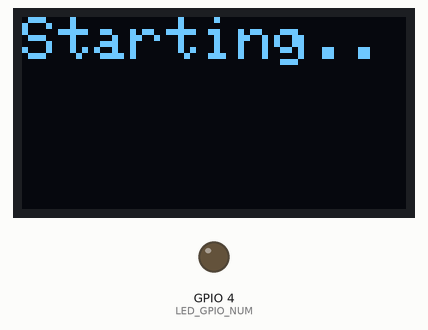
Recording of a sketch running on a simulated ESP32. Shown: 128×64 one-colour display, output pins drawn as LEDs (lit = HIGH). WiFi joins after 1.5 s; servers stay silent unless stated; uploads are accepted with an empty reply; the camera gives no picture; what the sketch prints to the serial monitor is not drawn.

Above: at 0.1 s.
At 2.0 s:
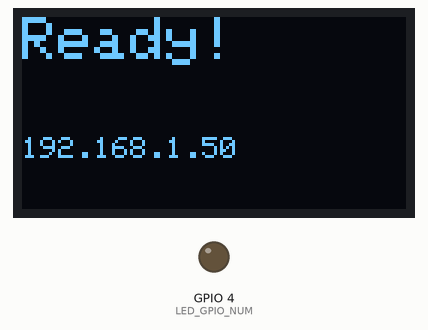

The sketch:

AI_Currency_Detection.ino
```cpp
#include "esp_camera.h"
#include <WiFi.h>
#include <HTTPClient.h>
#include <Wire.h>
#include <Adafruit_GFX.h>
#include <Adafruit_SSD1306.h>
#include "board_config.h"

// ================= WIFI =================
const char* ssid     = "moto";
const char* password = "00000000";

// ================= SERVER =================
const char* server = "http://10.166.121.244:5000/detect";

// ================= OLED =================
#define SCREEN_WIDTH  128
#define SCREEN_HEIGHT 64
Adafruit_SSD1306 display(SCREEN_WIDTH, SCREEN_HEIGHT, &Wire, -1);

// ================= GLOBALS =================
HTTPClient http;          // persistent across frames — avoids TCP reconnect overhead
bool       httpReady = false;
String     lastResult = "";
uint32_t   frameCount = 0;
uint32_t   lastFpsTime = 0;

// ================= OLED HELPER =================
void showOLED(const String& line1, const String& line2 = "") {
  display.clearDisplay();
  display.setCursor(0, 0);
  display.setTextSize(2);
  display.println(line1);
  if (line2.length()) {
    display.setTextSize(1);
    display.setCursor(0, 40);
    display.println(line2);
  }
  display.display();
}

// ================= SEND IMAGE =================
void sendImage() {
  // --- Flush stale frame from buffer so we get the freshest one ---
  camera_fb_t* stale = esp_camera_fb_get();
  if (stale) esp_camera_fb_return(stale);

  // --- Capture fresh frame (no flash delay needed in lit environments) ---
  camera_fb_t* fb = esp_camera_fb_get();
  if (!fb) {
    Serial.println("[ERR] Capture failed");
    showOLED("CAP ERR");
    return;
  }

  Serial.printf("[INFO] Frame size: %u bytes\n", fb->len);

  // --- Reuse persistent HTTP connection ---
  if (!httpReady || !http.connected()) {
    http.end();  // clean slate if stale
    http.begin(server);
    http.addHeader("Content-Type", "image/jpeg");
    http.setTimeout(5000);   // tight timeout — fail fast, retry next frame
    http.setReuse(true);
    httpReady = true;
    Serial.println("[INFO] HTTP reconnected");
  }

  int code = http.POST(fb->buf, fb->len);

  // Release camera buffer IMMEDIATELY after POST — don't hold it during response parsing
  esp_camera_fb_return(fb);

  if (code == 200) {
    String result = http.getString();
    result.trim();

    Serial.printf("[DET] %s\n", result.c_str());

    frameCount++;
    uint32_t now = millis();
    float fps = 0;
    if (now - lastFpsTime >= 1000) {
      fps = frameCount * 1000.0f / (now - lastFpsTime);
      frameCount = 0;
      lastFpsTime = now;
    }

    // Only redraw OLED if result changed — saves ~5ms I2C write per frame
    if (result != lastResult) {
      char fpsStr[16];
      snprintf(fpsStr, sizeof(fpsStr), "FPS:%.1f", fps);
      showOLED(result, String(fpsStr));
      lastResult = result;
    }

  } else {
    Serial.printf("[ERR] HTTP %d\n", code);
    showOLED("HTTP ERR", String(code));
    // Force reconnect next frame
    http.end();
    httpReady = false;
  }
}

// ================= SETUP =================
void setup() {
  Serial.begin(115200);
  Serial.println("\n=== BOOT ===");

  // --- OLED ---
  Wire.begin(13, 14);
  if (!display.begin(SSD1306_SWITCHCAPVCC, 0x3C)) {
    Serial.println("[ERR] OLED init failed");
    while (1);
  }
  display.setTextColor(WHITE);
  showOLED("Starting..");

  // --- Camera config ---
  camera_config_t config;
  config.ledc_channel = LEDC_CHANNEL_0;
  config.ledc_timer   = LEDC_TIMER_0;
  config.pin_d0       = Y2_GPIO_NUM;
  config.pin_d1       = Y3_GPIO_NUM;
  config.pin_d2       = Y4_GPIO_NUM;
  config.pin_d3       = Y5_GPIO_NUM;
  config.pin_d4       = Y6_GPIO_NUM;
  config.pin_d5       = Y7_GPIO_NUM;
  config.pin_d6       = Y8_GPIO_NUM;
  config.pin_d7       = Y9_GPIO_NUM;
  config.pin_xclk     = XCLK_GPIO_NUM;
  config.pin_pclk     = PCLK_GPIO_NUM;
  config.pin_vsync    = VSYNC_GPIO_NUM;
  config.pin_href     = HREF_GPIO_NUM;
  config.pin_sccb_sda = SIOD_GPIO_NUM;
  config.pin_sccb_scl = SIOC_GPIO_NUM;
  config.pin_pwdn     = PWDN_GPIO_NUM;
  config.pin_reset    = RESET_GPIO_NUM;

  config.xclk_freq_hz = 20000000;
  config.pixel_format = PIXFORMAT_JPEG;

  // QQVGA (160x120) — YOLO resizes to 320 anyway, half the WiFi payload
  config.frame_size   = FRAMESIZE_QQVGA;
  config.jpeg_quality = 12;   // 10–15 sweet spot: small size, acceptable quality

  if (psramFound()) {
    config.fb_location = CAMERA_FB_IN_PSRAM;
    config.fb_count    = 2;   // double buffer: one capturing while one is in flight
    Serial.println("[INFO] PSRAM found, using 2 frame buffers");
  } else {
    config.fb_location = CAMERA_FB_IN_DRAM;
    config.fb_count    = 1;
    Serial.println("[WARN] No PSRAM — single buffer mode");
  }

  if (esp_camera_init(&config) != ESP_OK) {
    Serial.println("[ERR] Camera init failed");
    showOLED("CAM FAIL");
    while (1);
  }

  // Lock sensor settings so they don't drift frame-to-frame
  sensor_t* s = esp_camera_sensor_get();
  s->set_framesize(s, FRAMESIZE_QQVGA);
  s->set_quality(s, 12);
  s->set_whitebal(s, 1);       // auto white balance on
  s->set_awb_gain(s, 1);
  s->set_exposure_ctrl(s, 1);  // auto exposure on
  s->set_aec2(s, 1);           // improved AEC
  s->set_gainceiling(s, (gainceiling_t)2);

  // Flash pin
  pinMode(LED_GPIO_NUM, OUTPUT);
  digitalWrite(LED_GPIO_NUM, LOW);

  // --- WiFi ---
  WiFi.begin(ssid, password);
  WiFi.setSleep(false);         // disable modem sleep — keeps latency low
  WiFi.setTxPower(WIFI_POWER_19_5dBm);  // max TX power for stability

  showOLED("WiFi...");
  while (WiFi.status() != WL_CONNECTED) {
    delay(300);
    Serial.print(".");
  }
  Serial.printf("\n[INFO] WiFi connected: %s\n", WiFi.localIP().toString().c_str());
  showOLED("Ready!", WiFi.localIP().toString());
  delay(800);

  lastFpsTime = millis();
}

// ================= LOOP =================
void loop() {
  // Reconnect WiFi if dropped
  if (WiFi.status() != WL_CONNECTED) {
    Serial.println("[WARN] WiFi lost, reconnecting...");
    showOLED("WiFi lost");
    WiFi.reconnect();
    uint32_t t = millis();
    while (WiFi.status() != WL_CONNECTED && millis() - t < 8000) delay(300);
    if (WiFi.status() != WL_CONNECTED) {
      Serial.println("[ERR] WiFi reconnect failed");
      return;
    }
    Serial.println("[INFO] WiFi restored");
    httpReady = false;  // force HTTP reconnect too
  }

  sendImage();
  // NO delay() — HTTP round-trip is the natural throttle
}
```

board_config.h
```cpp
#ifndef BOARD_CONFIG_H
#define BOARD_CONFIG_H

//
// WARNING!!! PSRAM IC required for UXGA resolution and high JPEG quality
//            Ensure ESP32 Wrover Module or other board with PSRAM is selected
//            Partial images will be transmitted if image exceeds buffer size
//
//            You must select partition scheme from the board menu that has at least 3MB APP space.

// ===================
// Select camera model
// ===================
//#define CAMERA_MODEL_WROVER_KIT // Has PSRAM
// #define CAMERA_MODEL_ESP_EYE  // Has PSRAM
//#define CAMERA_MODEL_ESP32S3_EYE // Has PSRAM
//#define CAMERA_MODEL_M5STACK_PSRAM // Has PSRAM
//#define CAMERA_MODEL_M5STACK_V2_PSRAM // M5Camera version B Has PSRAM
//#define CAMERA_MODEL_M5STACK_WIDE // Has PSRAM
//#define CAMERA_MODEL_M5STACK_ESP32CAM // No PSRAM
//#define CAMERA_MODEL_M5STACK_UNITCAM // No PSRAM
//#define CAMERA_MODEL_M5STACK_CAMS3_UNIT  // Has PSRAM
#define CAMERA_MODEL_AI_THINKER // Has PSRAM
//#define CAMERA_MODEL_TTGO_T_JOURNAL // No PSRAM
//#define CAMERA_MODEL_XIAO_ESP32S3 // Has PSRAM
// ** Espressif Internal Boards **
//#define CAMERA_MODEL_ESP32_CAM_BOARD
//#define CAMERA_MODEL_ESP32S2_CAM_BOARD
//#define CAMERA_MODEL_ESP32S3_CAM_LCD
//#define CAMERA_MODEL_DFRobot_FireBeetle2_ESP32S3 // Has PSRAM
//#define CAMERA_MODEL_DFRobot_Romeo_ESP32S3 // Has PSRAM
#include "camera_pins.h"

#endif  // BOARD_CONFIG_H
```

camera_pins.h
```cpp
#if defined(CAMERA_MODEL_WROVER_KIT)
#define PWDN_GPIO_NUM  -1
#define RESET_GPIO_NUM -1
#define XCLK_GPIO_NUM  21
#define SIOD_GPIO_NUM  26
#define SIOC_GPIO_NUM  27

#define Y9_GPIO_NUM    35
#define Y8_GPIO_NUM    34
#define Y7_GPIO_NUM    39
#define Y6_GPIO_NUM    36
#define Y5_GPIO_NUM    19
#define Y4_GPIO_NUM    18
#define Y3_GPIO_NUM    5
#define Y2_GPIO_NUM    4
#define VSYNC_GPIO_NUM 25
#define HREF_GPIO_NUM  23
#define PCLK_GPIO_NUM  22

#elif defined(CAMERA_MODEL_ESP_EYE)
#define PWDN_GPIO_NUM  -1
#define RESET_GPIO_NUM -1
#define XCLK_GPIO_NUM  4
#define SIOD_GPIO_NUM  18
#define SIOC_GPIO_NUM  23

#define Y9_GPIO_NUM    36
#define Y8_GPIO_NUM    37
#define Y7_GPIO_NUM    38
#define Y6_GPIO_NUM    39
#define Y5_GPIO_NUM    35
#define Y4_GPIO_NUM    14
#define Y3_GPIO_NUM    13
#define Y2_GPIO_NUM    34
#define VSYNC_GPIO_NUM 5
#define HREF_GPIO_NUM  27
#define PCLK_GPIO_NUM  25

#define LED_GPIO_NUM 22

#elif defined(CAMERA_MODEL_M5STACK_PSRAM)
#define PWDN_GPIO_NUM  -1
#define RESET_GPIO_NUM 15
#define XCLK_GPIO_NUM  27
#define SIOD_GPIO_NUM  25
#define SIOC_GPIO_NUM  23

#define Y9_GPIO_NUM    19
#define Y8_GPIO_NUM    36
#define Y7_GPIO_NUM    18
#define Y6_GPIO_NUM    39
#define Y5_GPIO_NUM    5
#define Y4_GPIO_NUM    34
#define Y3_GPIO_NUM    35
#define Y2_GPIO_NUM    32
#define VSYNC_GPIO_NUM 22
#define HREF_GPIO_NUM  26
#define PCLK_GPIO_NUM  21

#elif defined(CAMERA_MODEL_M5STACK_V2_PSRAM)
#define PWDN_GPIO_NUM  -1
#define RESET_GPIO_NUM 15
#define XCLK_GPIO_NUM  27
#define SIOD_GPIO_NUM  22
#define SIOC_GPIO_NUM  23

#define Y9_GPIO_NUM    19
#define Y8_GPIO_NUM    36
#define Y7_GPIO_NUM    18
#define Y6_GPIO_NUM    39
#define Y5_GPIO_NUM    5
#define Y4_GPIO_NUM    34
#define Y3_GPIO_NUM    35
#define Y2_GPIO_NUM    32
#define VSYNC_GPIO_NUM 25
#define HREF_GPIO_NUM  26
#define PCLK_GPIO_NUM  21

#elif defined(CAMERA_MODEL_M5STACK_WIDE)
#define PWDN_GPIO_NUM  -1
#define RESET_GPIO_NUM 15
#define XCLK_GPIO_NUM  27
#define SIOD_GPIO_NUM  22
#define SIOC_GPIO_NUM  23

#define Y9_GPIO_NUM    19
#define Y8_GPIO_NUM    36
#define Y7_GPIO_NUM    18
#define Y6_GPIO_NUM    39
#define Y5_GPIO_NUM    5
#define Y4_GPIO_NUM    34
#define Y3_GPIO_NUM    35
#define Y2_GPIO_NUM    32
#define VSYNC_GPIO_NUM 25
#define HREF_GPIO_NUM  26
#define PCLK_GPIO_NUM  21

#define LED_GPIO_NUM 2

#elif defined(CAMERA_MODEL_M5STACK_ESP32CAM)
#define PWDN_GPIO_NUM  -1
#define RESET_GPIO_NUM 15
#define XCLK_GPIO_NUM  27
#define SIOD_GPIO_NUM  25
#define SIOC_GPIO_NUM  23

#define Y9_GPIO_NUM    19
#define Y8_GPIO_NUM    36
#define Y7_GPIO_NUM    18
#define Y6_GPIO_NUM    39
#define Y5_GPIO_NUM    5
#define Y4_GPIO_NUM    34
#define Y3_GPIO_NUM    35
#define Y2_GPIO_NUM    17
#define VSYNC_GPIO_NUM 22
#define HREF_GPIO_NUM  26
#define PCLK_GPIO_NUM  21

#elif defined(CAMERA_MODEL_M5STACK_UNITCAM)
#define PWDN_GPIO_NUM  -1
#define RESET_GPIO_NUM 15
#define XCLK_GPIO_NUM  27
#define SIOD_GPIO_NUM  25
#define SIOC_GPIO_NUM  23

#define Y9_GPIO_NUM    19
#define Y8_GPIO_NUM    36
#define Y7_GPIO_NUM    18
#define Y6_GPIO_NUM    39
#define Y5_GPIO_NUM    5
#define Y4_GPIO_NUM    34
#define Y3_GPIO_NUM    35
#define Y2_GPIO_NUM    32
#define VSYNC_GPIO_NUM 22
#define HREF_GPIO_NUM  26
#define PCLK_GPIO_NUM  21

#elif defined(CAMERA_MODEL_M5STACK_CAMS3_UNIT)
#define PWDN_GPIO_NUM  -1
#define RESET_GPIO_NUM 21
#define XCLK_GPIO_NUM  11
#define SIOD_GPIO_NUM  17
#define SIOC_GPIO_NUM  41

#define Y9_GPIO_NUM    13
#define Y8_GPIO_NUM    4
#define Y7_GPIO_NUM    10
#define Y6_GPIO_NUM    5
#define Y5_GPIO_NUM    7
#define Y4_GPIO_NUM    16
#define Y3_GPIO_NUM    15
#define Y2_GPIO_NUM    6
#define VSYNC_GPIO_NUM 42
#define HREF_GPIO_NUM  18
#define PCLK_GPIO_NUM  12

#define LED_GPIO_NUM 14

#elif defined(CAMERA_MODEL_AI_THINKER)
#define PWDN_GPIO_NUM  32
#define RESET_GPIO_NUM -1
#define XCLK_GPIO_NUM  0
#define SIOD_GPIO_NUM  26
#define SIOC_GPIO_NUM  27

#define Y9_GPIO_NUM    35
#define Y8_GPIO_NUM    34
#define Y7_GPIO_NUM    39
#define Y6_GPIO_NUM    36
#define Y5_GPIO_NUM    21
#define Y4_GPIO_NUM    19
#define Y3_GPIO_NUM    18
#define Y2_GPIO_NUM    5
#define VSYNC_GPIO_NUM 25
#define HREF_GPIO_NUM  23
#define PCLK_GPIO_NUM  22

// 4 for flash led or 33 for normal led
#define LED_GPIO_NUM   4

#elif defined(CAMERA_MODEL_TTGO_T_JOURNAL)
#define PWDN_GPIO_NUM  0
#define RESET_GPIO_NUM 15
#define XCLK_GPIO_NUM  27
#define SIOD_GPIO_NUM  25
#define SIOC_GPIO_NUM  23

#define Y9_GPIO_NUM    19
#define Y8_GPIO_NUM    36
#define Y7_GPIO_NUM    18
#define Y6_GPIO_NUM    39
#define Y5_GPIO_NUM    5
#define Y4_GPIO_NUM    34
#define Y3_GPIO_NUM    35
#define Y2_GPIO_NUM    17
#define VSYNC_GPIO_NUM 22
#define HREF_GPIO_NUM  26
#define PCLK_GPIO_NUM  21

#elif defined(CAMERA_MODEL_XIAO_ESP32S3)
#define PWDN_GPIO_NUM  -1
#define RESET_GPIO_NUM -1
#define XCLK_GPIO_NUM  10
#define SIOD_GPIO_NUM  40
#define SIOC_GPIO_NUM  39

#define Y9_GPIO_NUM    48
#define Y8_GPIO_NUM    11
#define Y7_GPIO_NUM    12
#define Y6_GPIO_NUM    14
#define Y5_GPIO_NUM    16
#define Y4_GPIO_NUM    18
#define Y3_GPIO_NUM    17
#define Y2_GPIO_NUM    15
#define VSYNC_GPIO_NUM 38
#define HREF_GPIO_NUM  47
#define PCLK_GPIO_NUM  13

#elif defined(CAMERA_MODEL_ESP32_CAM_BOARD)
// The 18 pin header on the board has Y5 and Y3 swapped
#define USE_BOARD_HEADER 0
#define PWDN_GPIO_NUM    32
#define RESET_GPIO_NUM   33
#define XCLK_GPIO_NUM    4
#define SIOD_GPIO_NUM    18
#define SIOC_GPIO_NUM    23

#define Y9_GPIO_NUM 36
#define Y8_GPIO_NUM 19
#define Y7_GPIO_NUM 21
#define Y6_GPIO_NUM 39
#if USE_BOARD_HEADER
#define Y5_GPIO_NUM 13
#else
#define Y5_GPIO_NUM 35
#endif
#define Y4_GPIO_NUM 14
#if USE_BOARD_HEADER
#define Y3_GPIO_NUM 35
#else
#define Y3_GPIO_NUM 13
#endif
#define Y2_GPIO_NUM    34
#define VSYNC_GPIO_NUM 5
#define HREF_GPIO_NUM  27
#define PCLK_GPIO_NUM  25

#elif defined(CAMERA_MODEL_ESP32S3_CAM_LCD)
#define PWDN_GPIO_NUM  -1
#define RESET_GPIO_NUM -1
#define XCLK_GPIO_NUM  40
#define SIOD_GPIO_NUM  17
#define SIOC_GPIO_NUM  18

#define Y9_GPIO_NUM    39
#define Y8_GPIO_NUM    41
#define Y7_GPIO_NUM    42
#define Y6_GPIO_NUM    12
#define Y5_GPIO_NUM    3
#define Y4_GPIO_NUM    14
#define Y3_GPIO_NUM    47
#define Y2_GPIO_NUM    13
#define VSYNC_GPIO_NUM 21
#define HREF_GPIO_NUM  38
#define PCLK_GPIO_NUM  11

#elif defined(CAMERA_MODEL_ESP32S2_CAM_BOARD)
// The 18 pin header on the board has Y5 and Y3 swapped
#define USE_BOARD_HEADER 0
#define PWDN_GPIO_NUM    1
#define RESET_GPIO_NUM   2
#define XCLK_GPIO_NUM    42
#define SIOD_GPIO_NUM    41
#define SIOC_GPIO_NUM    18

#define Y9_GPIO_NUM 16
#define Y8_GPIO_NUM 39
#define Y7_GPIO_NUM 40
#define Y6_GPIO_NUM 15
#if USE_BOARD_HEADER
#define Y5_GPIO_NUM 12
#else
#define Y5_GPIO_NUM 13
#endif
#define Y4_GPIO_NUM 5
#if USE_BOARD_HEADER
#define Y3_GPIO_NUM 13
#else
#define Y3_GPIO_NUM 12
#endif
#define Y2_GPIO_NUM    14
#define VSYNC_GPIO_NUM 38
#define HREF_GPIO_NUM  4
#define PCLK_GPIO_NUM  3

#elif defined(CAMERA_MODEL_ESP32S3_EYE)
#define PWDN_GPIO_NUM  -1
#define RESET_GPIO_NUM -1
#define XCLK_GPIO_NUM  15
#define SIOD_GPIO_NUM  4
#define SIOC_GPIO_NUM  5

#define Y2_GPIO_NUM 11
#define Y3_GPIO_NUM 9
#define Y4_GPIO_NUM 8
#define Y5_GPIO_NUM 10
#define Y6_GPIO_NUM 12
#define Y7_GPIO_NUM 18
#define Y8_GPIO_NUM 17
#define Y9_GPIO_NUM 16

#define VSYNC_GPIO_NUM 6
#define HREF_GPIO_NUM  7
#define PCLK_GPIO_NUM  13

#elif defined(CAMERA_MODEL_DFRobot_FireBeetle2_ESP32S3) || defined(CAMERA_MODEL_DFRobot_Romeo_ESP32S3)
#define PWDN_GPIO_NUM  -1
#define RESET_GPIO_NUM -1
#define XCLK_GPIO_NUM  45
#define SIOD_GPIO_NUM  1
#define SIOC_GPIO_NUM  2

#define Y9_GPIO_NUM    48
#define Y8_GPIO_NUM    46
#define Y7_GPIO_NUM    8
#define Y6_GPIO_NUM    7
#define Y5_GPIO_NUM    4
#define Y4_GPIO_NUM    41
#define Y3_GPIO_NUM    40
#define Y2_GPIO_NUM    39
#define VSYNC_GPIO_NUM 6
#define HREF_GPIO_NUM  42
#define PCLK_GPIO_NUM  5

#else
#error "Camera model not selected"
#endif
```
